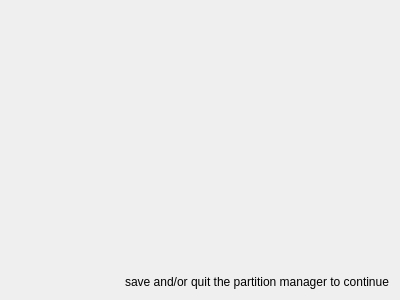
<?xml version="1.0" encoding="UTF-8"?>
<ui version="4.0">
 <class>wpPartMan</class>
 <widget class="QWizardPage" name="wpPartMan">
  <property name="geometry">
   <rect>
    <x>0</x>
    <y>0</y>
    <width>400</width>
    <height>300</height>
   </rect>
  </property>
  <property name="windowTitle">
   <string>WizardPage</string>
  </property>
  <property name="title">
   <string>Partition Manager</string>
  </property>
  <property name="subTitle">
   <string>Partition your disk</string>
  </property>
  <layout class="QGridLayout" name="gridLayout">
   <item row="0" column="0">
    <widget class="QTermWidget" name="terminal" native="true">
     <property name="sizePolicy">
      <sizepolicy hsizetype="Expanding" vsizetype="Expanding">
       <horstretch>0</horstretch>
       <verstretch>0</verstretch>
      </sizepolicy>
     </property>
    </widget>
   </item>
   <item row="1" column="0">
    <widget class="QLabel" name="label">
     <property name="text">
      <string>save and/or quit the partition manager to continue</string>
     </property>
     <property name="alignment">
      <set>Qt::AlignRight|Qt::AlignTrailing|Qt::AlignVCenter</set>
     </property>
    </widget>
   </item>
  </layout>
 </widget>
 <customwidgets>
  <customwidget>
   <class>QTermWidget</class>
   <extends>QWidget</extends>
   <header>../qtermwidget/qtermwidget.h</header>
   <container>1</container>
  </customwidget>
 </customwidgets>
 <resources/>
 <connections/>
</ui>
